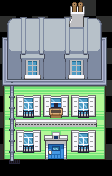

Below is a game level as drawn by its tile map, then a one-line description and the .tmx that defines it (tile-layer data replaced by summaries):
An orthogonal 7x11 tile map with 16x16 px tiles, 3 tile layers (OnGrass, Collisions, WalkBehind) and 1 object (teleport on push).

<map version="1.10" tiledversion="1.11.0" orientation="orthogonal" renderorder="right-down" compressionlevel="6" width="7" height="11" tilewidth="16" tileheight="16" infinite="0" nextlayerid="5" nextobjectid="10">
 <tileset firstgid="1" source="../../../tileset/paris-2-h150.tsx" />
 <layer id="4" name="OnGrass" width="7" height="11">
  <data>[77 cells, 4 non-empty, 2 distinct tile ids]</data>
 </layer>
 <layer id="1" name="Collisions" width="7" height="11">
  <data>[77 cells, 60 non-empty, 57 distinct tile ids]</data>
 </layer>
 <layer id="2" name="WalkBehind" width="7" height="11">
  <data>[77 cells, 35 non-empty, 31 distinct tile ids]</data>
 </layer>
 <objectgroup name="Moving">
  <object id="9" type="teleport on push" x="48" y="160" width="16" height="16">
   <properties>
    <property name="map" value="floor-0" />
    <property name="x" value="3" />
    <property name="y" value="8" />
   </properties>
  </object>
 </objectgroup>
</map>
